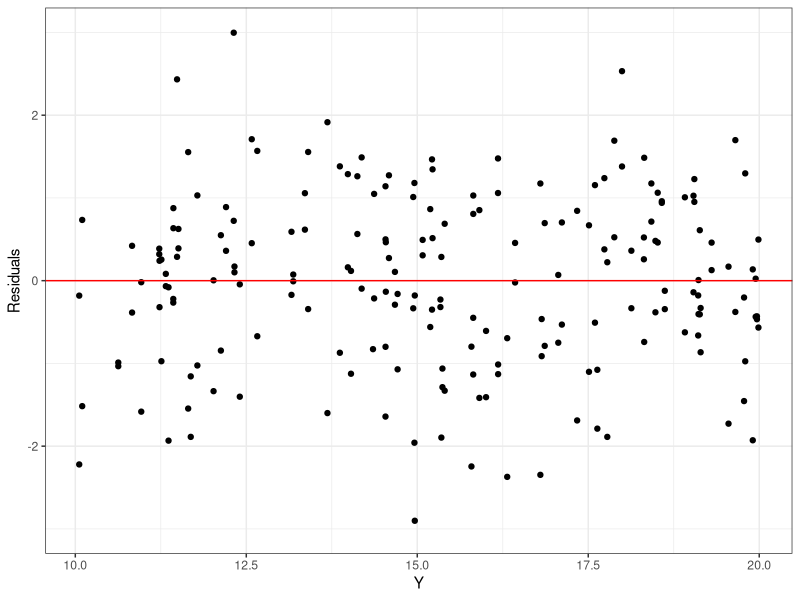
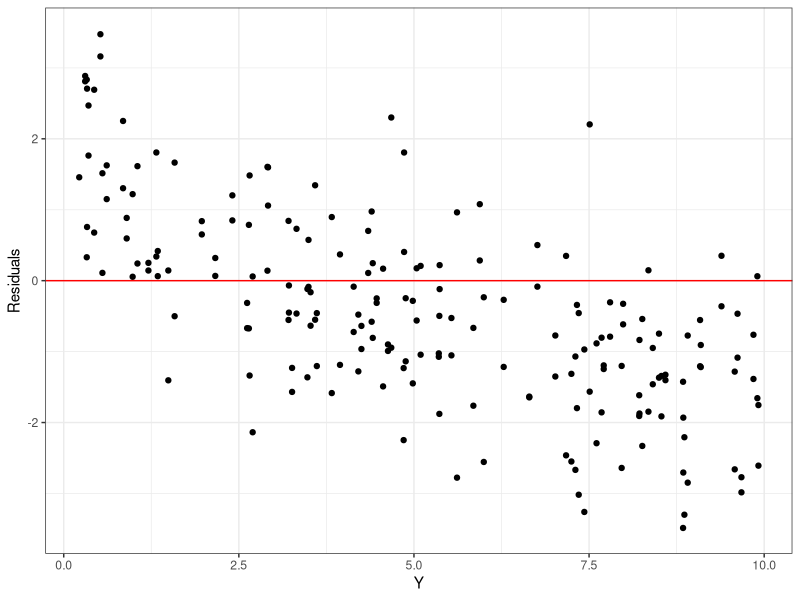

The R source for these figures, in order:
## ---- chunk 1
knitr::opts_chunk$set(echo = FALSE)
## ---- chunk 2
library(ggplot2)
Residuals <- rnorm(200)
Y <- runif(100, 10, 20)
foo <- data.frame(Y, Residuals)
ggplot(data = foo, aes(Y, Residuals)) + geom_point() + geom_hline(aes(yintercept = 0), colour = "red") + ylim(-3, 3) + theme_bw()

## ---- chunk 3
library(ggplot2)
Y <- runif(100, 0.01, 10)
Residuals <- 1 - log(Y) + rnorm(200)
bar <- data.frame(Y, Residuals)
ggplot(data = bar, aes(Y, Residuals)) + geom_point() + geom_hline(aes(yintercept = 0), colour = "red") + ylim(-3.5, 3.5) + theme_bw()

